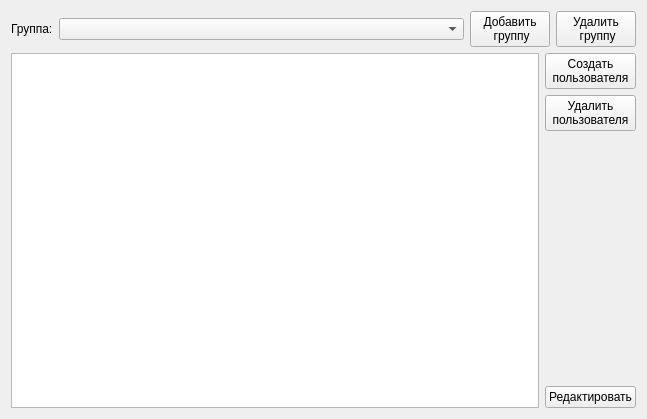
<?xml version="1.0" encoding="UTF-8"?>
<ui version="4.0">
 <class>main_users</class>
 <widget class="QWidget" name="main_users">
  <property name="geometry">
   <rect>
    <x>0</x>
    <y>0</y>
    <width>647</width>
    <height>419</height>
   </rect>
  </property>
  <property name="windowTitle">
   <string>Form</string>
  </property>
  <layout class="QVBoxLayout" name="verticalLayout_3">
   <item>
    <layout class="QVBoxLayout" name="verticalLayout_2">
     <item>
      <layout class="QHBoxLayout" name="horizontalLayout">
       <item>
        <widget class="QLabel" name="label">
         <property name="text">
          <string>Группа:</string>
         </property>
        </widget>
       </item>
       <item>
        <widget class="QComboBox" name="comboGroup">
         <property name="sizePolicy">
          <sizepolicy hsizetype="MinimumExpanding" vsizetype="Fixed">
           <horstretch>0</horstretch>
           <verstretch>0</verstretch>
          </sizepolicy>
         </property>
        </widget>
       </item>
       <item>
        <widget class="QPushButton" name="pushAddGroup">
         <property name="text">
          <string>Добавить
 группу</string>
         </property>
        </widget>
       </item>
       <item>
        <widget class="QPushButton" name="pushDelGroup">
         <property name="text">
          <string>Удалить
 группу</string>
         </property>
        </widget>
       </item>
      </layout>
     </item>
     <item>
      <layout class="QHBoxLayout" name="horizontalLayout_2">
       <item>
        <widget class="table" name="tableUsers"/>
       </item>
       <item>
        <layout class="QVBoxLayout" name="verticalLayout">
         <item>
          <widget class="QPushButton" name="pushAddUser">
           <property name="text">
            <string>Создать
пользователя</string>
           </property>
          </widget>
         </item>
         <item>
          <widget class="QPushButton" name="pushDelUser">
           <property name="text">
            <string>Удалить
пользователя</string>
           </property>
          </widget>
         </item>
         <item>
          <spacer name="verticalSpacer">
           <property name="orientation">
            <enum>Qt::Vertical</enum>
           </property>
           <property name="sizeHint" stdset="0">
            <size>
             <width>20</width>
             <height>40</height>
            </size>
           </property>
          </spacer>
         </item>
         <item>
          <widget class="QPushButton" name="pushEdit">
           <property name="text">
            <string>Редактировать</string>
           </property>
          </widget>
         </item>
        </layout>
       </item>
      </layout>
     </item>
    </layout>
   </item>
  </layout>
 </widget>
 <customwidgets>
  <customwidget>
   <class>table</class>
   <extends>QTableWidget</extends>
   <header>Widgets/table.h</header>
  </customwidget>
 </customwidgets>
 <resources/>
 <connections/>
</ui>
